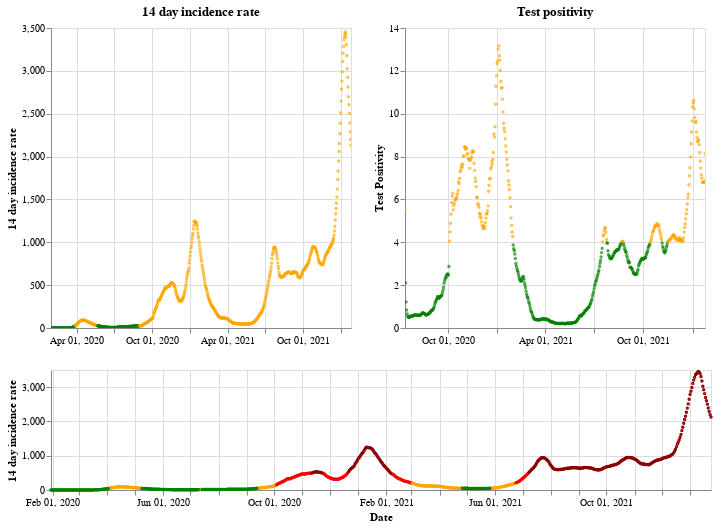

The notebook cell saved with this chart:
### Markdown cell above
## England

### Code cell
plot_traffic_light('England')

### Figure 1 — Vega-Lite specification as saved in the notebook (floating-point values rounded to 4 significant figures; data arrays with more than 128 entries replaced by an {"elided": "..."} marker saying what was removed)
{"config": {"view": {"continuousWidth": 400, "continuousHeight": 300}}, "vconcat": [{"hconcat": [{"mark": {"type": "point", "size": 2}, "encoding": {"color": {"condition": {"value": "green", "test": "(datum.twoWeeklyCasesRate <= 25)"}, "value": "orange"}, "tooltip": [{"type": "nominal", "field": "areaName"}, {"type": "temporal", "field": "date"}, {"type": "quantitative", "field": "twoWeeklyCasesRate"}, {"type": "quantitative", "field": "testPositivity"}], "x": {"type": "temporal", "axis": {"title": ""}, "field": "date", "scale": {"domain": {"selection": "DateBrush"}}, "timeUnit": "yearmonthdate"}, "y": {"type": "quantitative", "axis": {"title": "14 day incidence rate"}, "field": "twoWeeklyCasesRate"}}, "title": "14 day incidence rate", "width": 300}, {"mark": {"type": "point", "size": 2}, "encoding": {"color": {"condition": {"value": "green", "test": "(datum.testPositivity <= 4)"}, "value": "orange"}, "tooltip": [{"type": "nominal", "field": "areaName"}, {"type": "temporal", "field": "date"}, {"type": "quantitative", "field": "twoWeeklyCasesRate"}, {"type": "quantitative", "field": "testPositivity"}], "x": {"type": "temporal", "axis": {"title": ""}, "field": "date", "scale": {"domain": {"selection": "DateBrush"}}, "timeUnit": "yearmonthdate"}, "y": {"type": "quantitative", "axis": {"title": "Test Positivity"}, "field": "testPositivity"}}, "title": "Test positivity", "width": 300}]}, {"layer": [{"mark": {"type": "point", "size": 2}, "encoding": {"color": {"condition": {"value": "orange", "test": "(((datum.testPositivity < 4) && (datum.twoWeeklyCasesRate >= 50)) && (datum.twoWeeklyCasesRate < 200))"}, "value": "red"}, "opacity": {"condition": {"value": 1, "test": "((datum.twoWeeklyCasesRate >= 50) && (datum.twoWeeklyCasesRate < 500))"}, "value": 0}, "tooltip": [{"type": "nominal", "field": "areaName"}, {"type": "temporal", "field": "date"}, {"type": "quantitative", "field": "twoWeeklyCasesRate"}, {"type": "quantitative", "field": "testPositivity"}], "x": {"type": "temporal", "axis": {"title": "Date"}, "field": "date", "timeUnit": "yearmonthdate"}, "y": {"type": "quantitative", "axis": {"title": "14 day incidence rate"}, "field": "twoWeeklyCasesRate"}}, "selection": {"DateBrush": {"type": "interval", "encodings": ["x"], "fields": ["Time"]}}}, {"mark": {"type": "point", "size": 2}, "encoding": {"color": {"value": "darkred"}, "opacity": {"condition": {"value": 1, "test": "(datum.twoWeeklyCasesRate >= 500)"}, "value": 0}, "tooltip": [{"type": "nominal", "field": "areaName"}, {"type": "temporal", "field": "date"}, {"type": "quantitative", "field": "twoWeeklyCasesRate"}, {"type": "quantitative", "field": "testPositivity"}], "x": {"type": "temporal", "axis": {"title": "Date"}, "field": "date", "timeUnit": "yearmonthdate"}, "y": {"type": "quantitative", "axis": {"title": "14 day incidence rate"}, "field": "twoWeeklyCasesRate"}}}, {"mark": {"type": "point", "size": 2}, "encoding": {"color": {"condition": {"value": "green", "test": "((datum.testPositivity < 4) && (datum.twoWeeklyCasesRate < 50))"}, "value": "orange"}, "opacity": {"condition": {"value": 1, "test": "(datum.twoWeeklyCasesRate < 50)"}, "value": 0}, "tooltip": [{"type": "nominal", "field": "areaName"}, {"type": "temporal", "field": "date"}, {"type": "quantitative", "field": "twoWeeklyCasesRate"}, {"type": "quantitative", "field": "testPositivity"}], "x": {"type": "temporal", "axis": {"title": "Date"}, "field": "date", "timeUnit": "yearmonthdate"}, "y": {"type": "quantitative", "axis": {"title": "14 day incidence rate"}, "field": "twoWeeklyCasesRate"}}}], "height": 120, "width": 660}], "data": {"name": "data-1d21fe2bb7225e679ebd2df7306916b0"}, "$schema": "https://vega.github.io/schema/vega-lite/v4.8.1.json", "datasets": {"data-1d21fe2bb7225e679ebd2df7306916b0": {"elided": "726 records"}}}
